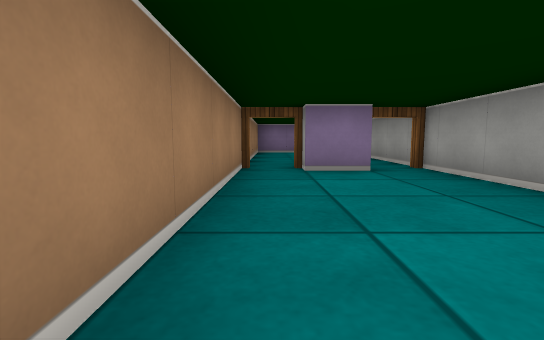
view 1 (above)

12 first-person views from a walk through a cub3D ray-caster map. The camera is about half as high as the walls, tilts 6° down and sees 85° across. The floor is counted in squares. Each view is taken from the middle of a square. On the plan, view 1 faces up. The plan holds only what a view shows up to about 9 squares ahead; the rest is blank.

view 2
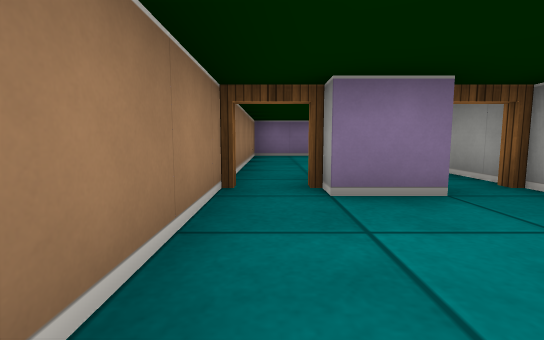

view 3
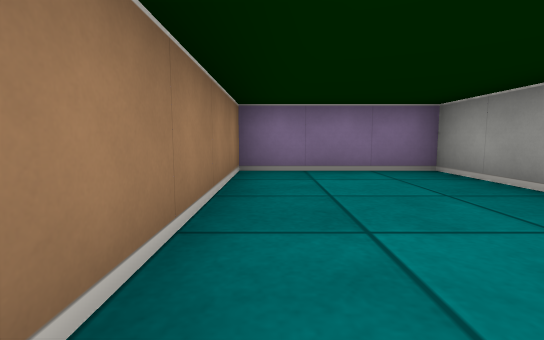

view 4
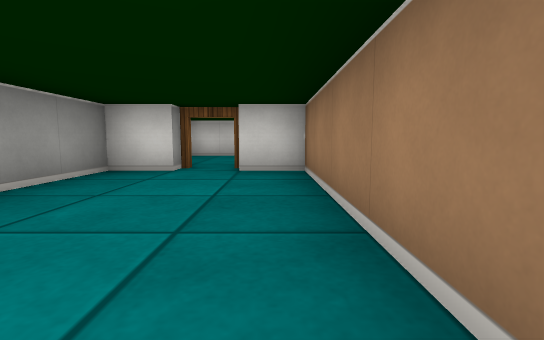

view 5
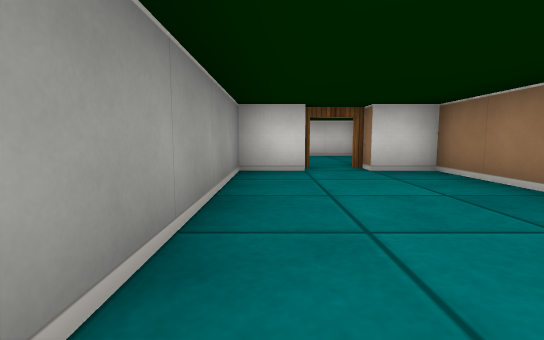

view 6
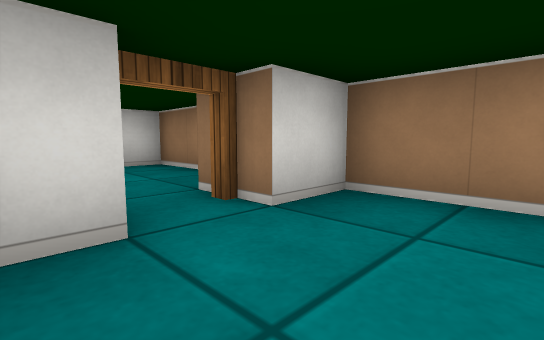

view 7
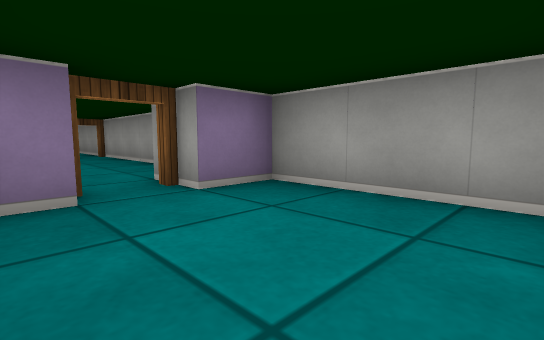

view 8
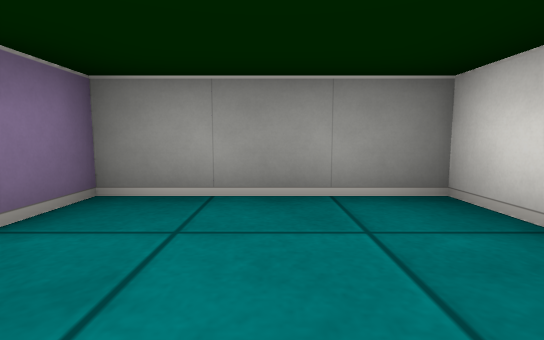

view 9
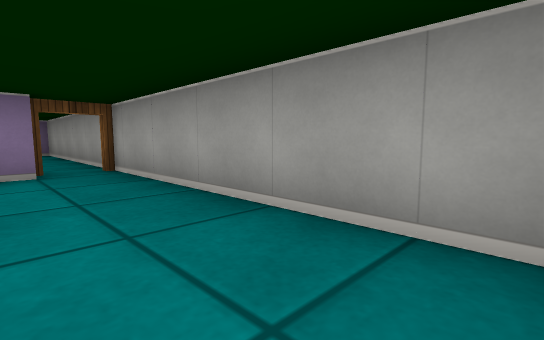

view 10
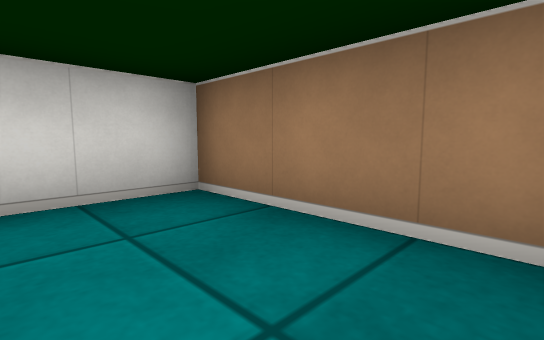

view 11
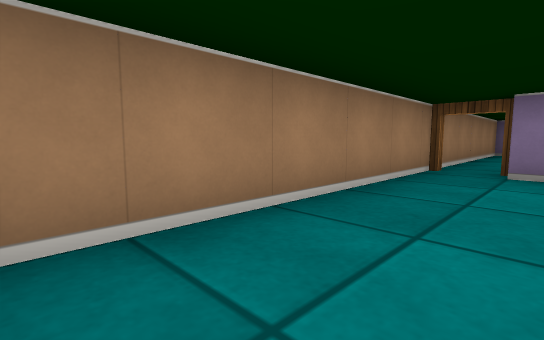

view 12
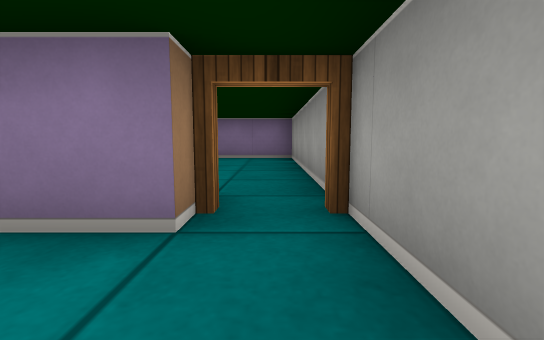

### Floor plan
Ten units are one square. View 1 is at (0, 0); x grows to the right and y downward. Boxes are objects, and circles mark ways between rooms. Rooms are numbered by the first view taken in them; rooms with no view inside come last. Other rooms are left out.
<svg viewBox="-10 -110 40 160">
<path fill="none" stroke="#000" d="M15 5 25 5 25 -50M15 -45 5 -45M-5 -50 -5 5 5 5M25 -50 25 -105 -5 -105 -5 -50M5 15 0 15M-5 20 -5 45 25 45 25 15 15 15"/>
<circle cx="0" cy="-50" r="3" fill="#2a7"/>
<circle cx="20" cy="-50" r="3" fill="#2a7"/>
<circle cx="10" cy="10" r="3" fill="#2a7"/>
<text x="10" y="-20">1</text>
<text x="10" y="-80">2</text>
<text x="10" y="30">3</text>
</svg>
Room 1 opens to room 2. Room 1 opens to room 3.

Where each view was taken, in squares from view 1:
view 1: 0 up, 0 right, facing up
view 2: 2 up, 0 right, facing up
view 3: 6 up, 0 right, facing up
view 4: 4 up, 0 right, facing down
view 5: 4 up, 2 right, facing down
view 6: 1 up, 2 right, facing down-left
view 7: 4 down, 0 right, facing up-right
view 8: 3 down, 0 right, facing right
view 9: 0 up, 1 right, facing up-right
view 10: 2 down, 1 right, facing down-left
view 11: 0 up, 1 right, facing up-left
view 12: 3 up, 2 right, facing up
